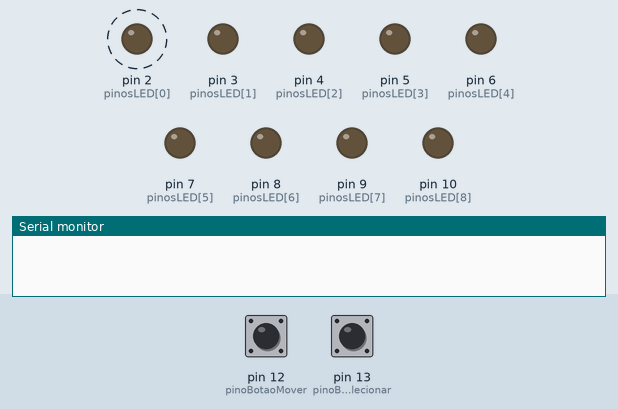
Recording of a sketch running on a simulated Arduino Uno, built with avr-gcc and run on an emulated ATmega328P. Shown: output pins drawn as LEDs (lit = HIGH), the last lines printed to the serial monitor. Dashed ring = blinking. The test bench sets the inputs (shaded band); at power-on: pin 12 (pinoBotaoMover) HIGH, pin 13 (pinoBotaoSelecionar) HIGH.

Above: at 0.75 s.
1.3 s: pin 12 (pinoBotaoMover) pulled LOW for 0.15 s
At 1.65 s:
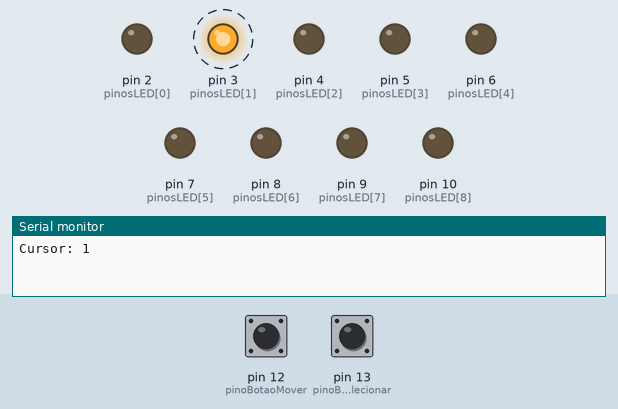
4.4 s: pin 13 (pinoBotaoSelecionar) pulled LOW for 0.15 s
At 4.65 s:
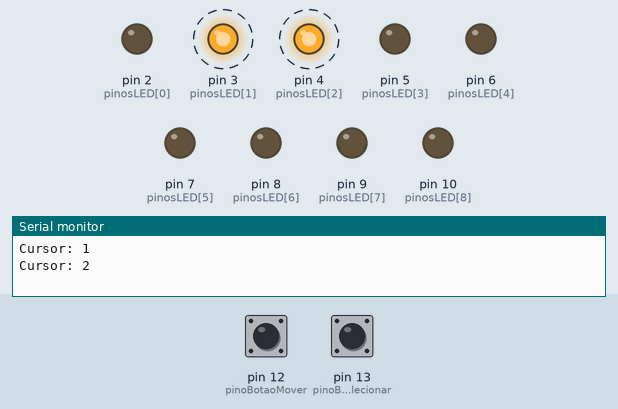
7.5 s: pin 12 (pinoBotaoMover) pulled LOW for 1 s
At 7.7 s:
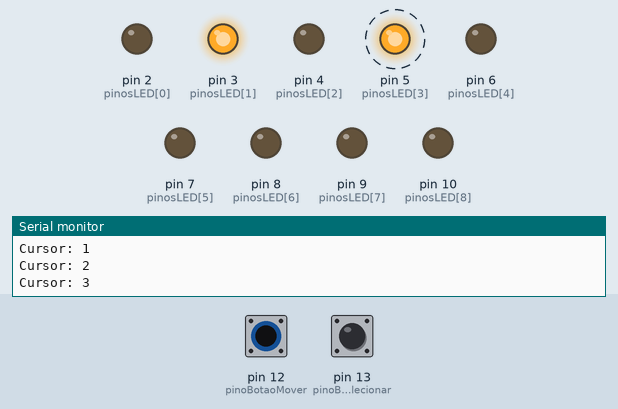
10.8 s: pin 13 (pinoBotaoSelecionar) pulled LOW for 1 s
At 13.2 s:
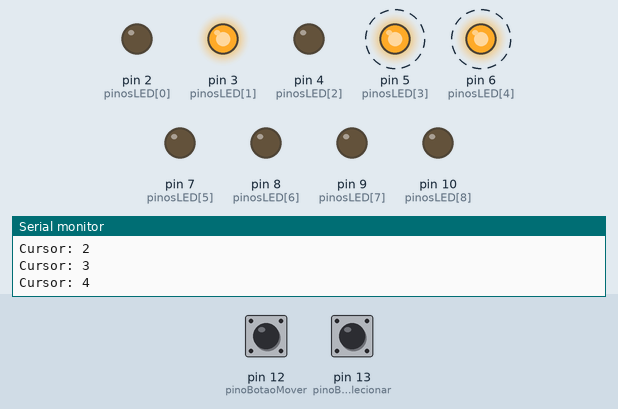
13.8 s: pin 12 (pinoBotaoMover) pulled LOW for 0.15 s
At 15.61 s:
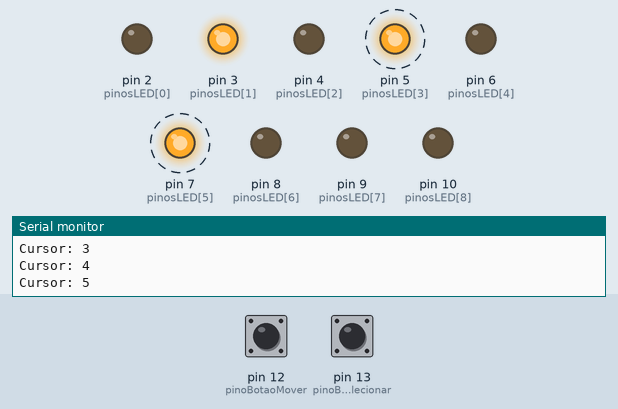
16.8 s: pin 13 (pinoBotaoSelecionar) pulled LOW for 0.15 s
At 20.4 s:
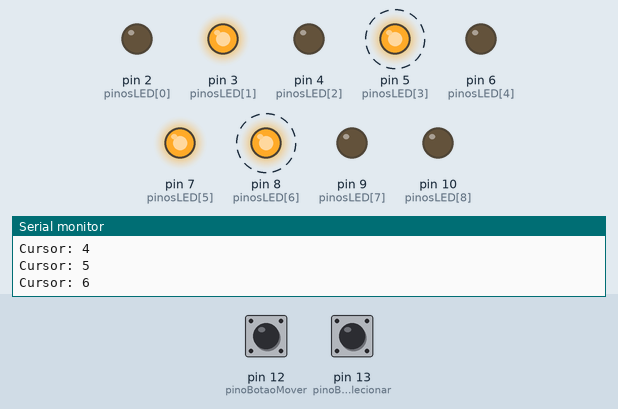
Timing chart, 0 to 20.8 s (numbered marks = the images above; inputs shaded):
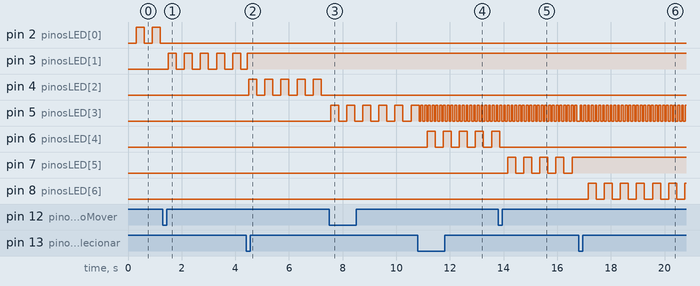

The sketch:

src.ino
```cpp
// --- DEFINIÇÕES DE HARDWARE ---
const int pinosLED[] = {2,3,4,5,6,7,8,9,10};
const int pinoBotaoMover = 12;
const int pinoBotaoSelecionar = 13;

// --- VARIÁVEIS DO JOGO ---
int tabuleiro[3][3] = {{0,0,0},{0,0,0},{0,0,0}};
int tabuleiroTemp[3][3] = {{0,0,0},{0,0,0},{0,0,0}};
int jogadorAtual = 1;
int cursor = 0;
int pontuacaoVitoria[] = {0, 0, 0, 0, 0, 0, 0, 0};
int jogoAtivo = 1;

// --- ESTADOS DOS BOTÕES ---
int ultimoEstadoBotaoMover = HIGH;
int ultimoEstadoBotaoSelect = HIGH;

// --- TEMPORIZADORES ---
unsigned long millisAtual;
unsigned long millisAnteriorCursor = 0;
const long intervaloCursor = 300;
int estadoCursor = LOW;
unsigned long millisAnteriorRapido = 0;
const long intervaloRapido = 70;
int estadoRapido = LOW;

void setup() {
  // --- MISSÃO 1: COMUNICAÇÃO ---
  // Precisamos de iniciar a porta Série. O valor padrão é 9600.
  Serial.begin(9600);

  // --- MISSÃO 2: CONFIGURAÇÃO ---
  // Os LEDs são OUTPUT (Saída de luz) ou INPUT (Entrada de dados)?
  for (int i = 0; i < 9; i++) {
    pinMode(pinosLED[i], OUTPUT);
  }

  pinMode(pinoBotaoMover, INPUT_PULLUP);
  pinMode(pinoBotaoSelecionar, INPUT_PULLUP);
}

void loop() {
  millisAtual = millis();

  // Temporizadores visuais
  if (millisAtual - millisAnteriorCursor >= intervaloCursor) {
    millisAnteriorCursor = millisAtual;
    estadoCursor = !estadoCursor;
  }
  if (millisAtual - millisAnteriorRapido >= intervaloRapido) {
    millisAnteriorRapido = millisAtual;
    estadoRapido = !estadoRapido;
  }

  lerBotoes();

  // Se o jogo estiver ativo (1), desenhamos o tabuleiro.
  // Se não estiver (0), mostramos a vitória.
  if (jogoAtivo == 1) {
    desenharTabuleiro();
  } else {
    exibirVitoria();
  }
}

void lerBotoes() {
  // --- MISSÃO 3: LER SENSORES ---
  // Qual é a função para LER um pino digital? (Dica: começa com digital...)
  int leituraMover = digitalRead(pinoBotaoMover);

  // O botão ativa quando vai para LOW (0 Volts)
  if (leituraMover == LOW && ultimoEstadoBotaoMover == HIGH) {
     moverCursor();
     delay(50);
  }
  ultimoEstadoBotaoMover = leituraMover;

  int leituraSelect = digitalRead(pinoBotaoSelecionar);
  if (leituraSelect == LOW && ultimoEstadoBotaoSelect == HIGH) {
      if (tabuleiro[cursor/3][cursor%3] == 0 && jogoAtivo == 1) {
        confirmarJogada();
        delay(50);
      }
  }
  ultimoEstadoBotaoSelect = leituraSelect;
}

void moverCursor() {
  int posicaoInicial = cursor;
  do {
    // --- MISSÃO 4: MATEMÁTICA ---
    // Queremos que o cursor ande para a frente (+1).
    // Como escrevemos isso em código?
    cursor++;

    // --- MISSÃO 5: LIMITES ---
    // O tabuleiro vai de 0 a 8. Se o cursor for maior (>) que 8,
    // ele deve voltar para o início. Qual é o número do início?
    if (cursor > 8) cursor = 0;

    if (cursor == posicaoInicial) break;
  } while (tabuleiro[cursor/3][cursor%3] != 0);

  Serial.print("Cursor: ");
  Serial.println(cursor);
}

void confirmarJogada() {
  tabuleiro[cursor/3][cursor%3] = jogadorAtual;

  verificarVitoria();

  if (jogoAtivo == 1) {
    // Troca de jogador: Se for 1 passa a 2, senão passa a 1.
    jogadorAtual = (jogadorAtual == 1) ? 2 : 1;
    moverCursor();
  }
}

void desenharTabuleiro() {
  for (int i = 0; i < 3; i++) {
    for (int j = 0; j < 3; j++) {
      int indicePino = i * 3 + j;
      int valorCasa = tabuleiro[i][j];

      // --- MISSÃO 6: CONTROLAR LUZES ---
      // Qual é a função para ESCREVER (ligar/desligar) um pino digital?
      if (jogoAtivo == 1 && indicePino == cursor) {
         digitalWrite(pinosLED[indicePino], estadoCursor);
      }
      else if (valorCasa == 1) {
        digitalWrite(pinosLED[indicePino], HIGH);
      }
      else if (valorCasa == 2) {
        digitalWrite(pinosLED[indicePino], estadoRapido);
      }
      else {
        digitalWrite(pinosLED[indicePino], LOW);
      }
    }
  }
}

void verificarVitoria() {
  // Converte 0s em 9s para a matemática funcionar
  for (int i = 0; i < 3; i++) {
    for (int j = 0; j < 3; j++) {
      if(tabuleiro[i][j] == 0) tabuleiroTemp[i][j] = 9;
      else tabuleiroTemp[i][j] = tabuleiro[i][j];
    }
  }

   // Calcular Linhas e Colunas
   for (int i = 0; i < 3; i++) {
      int somaLinha = 0;
      int somaColuna = 0;
      for (int j = 0; j < 3; j++) {
         somaLinha += tabuleiroTemp[i][j];
         somaColuna += tabuleiroTemp[j][i];
      }
      pontuacaoVitoria[i] = somaLinha;
      pontuacaoVitoria[3+i] = somaColuna;
   }

   // --- MISSÃO 7: LÓGICA DE JOGO ---
   // Diagonal Principal: Do canto superior esquerdo [0][0]
   // até ao canto inferior direito [2][2].
   // Falta a casa do meio! Qual é a coordenada do meio?

   pontuacaoVitoria[6] = tabuleiroTemp[0][0] + tabuleiroTemp[1][1] + tabuleiroTemp[2][2];

   // Diagonal Secundária:
   pontuacaoVitoria[7] = tabuleiroTemp[0][2] + tabuleiroTemp[1][1] + tabuleiroTemp[2][0];


  // Verificar se alguém ganhou
  for(int p = 0; p < 8; p++) {
    if (pontuacaoVitoria[p] == 3) { // Vitória Player 1
      jogoAtivo = 0;
      int novo_tabuleiro[3][3] = {{1,0,1},{0,1,0},{1,0,1}};
      memcpy(tabuleiro, novo_tabuleiro, sizeof(novo_tabuleiro));
      return;
    }
    if (pontuacaoVitoria[p] == 6) { // Vitória Player 2
      jogoAtivo = 0;
      int novo_tabuleiro[3][3] = {{1,1,1},{1,0,1},{1,1,1}};
      memcpy(tabuleiro, novo_tabuleiro, sizeof(novo_tabuleiro));
      return;
    }
  }
}

void exibirVitoria() {
  if ((millisAtual / 500) % 2 == 0) {
     for (int i = 0; i < 9; i++) {
        if(tabuleiro[i/3][i%3] == 1) digitalWrite(pinosLED[i], HIGH);
        else digitalWrite(pinosLED[i], LOW);
     }
  } else {
     for (int i = 0; i < 9; i++) digitalWrite(pinosLED[i], LOW);
  }
}
```

Measured:
- after the input at 1.3 s, pin 2 (pinosLED[0]): stops changing and stays LOW; pin 3 (pinosLED[1]): alternates HIGH for 0.30 s and LOW for 0.30 s, starting after 0.20 s
- after the input at 4.4 s, pin 4 (pinosLED[2]): alternates HIGH for 0.30 s and LOW for 0.30 s, starting after 0.10 s
- after the input at 7.5 s, pin 4 (pinosLED[2]): stops changing and stays LOW; pin 5 (pinosLED[3]): alternates HIGH for 0.30 s and LOW for 0.30 s, starting after 0.05 s
- after the input at 10.8 s, pin 5 (pinosLED[3]): alternates HIGH for 0.07 s and LOW for 0.07 s, starting after 0.12 s; pin 6 (pinosLED[4]): alternates HIGH for 0.30 s and LOW for 0.30 s, starting after 0.35 s
- after the input at 13.8 s, pin 6 (pinosLED[4]): goes on until 13.9 s, then stays LOW; pin 7 (pinosLED[5]): alternates HIGH for 0.30 s and LOW for 0.30 s, starting after 0.35 s
- after the input at 16.8 s, pin 7 (pinosLED[5]): stops changing and stays HIGH; pin 8 (pinosLED[6]): alternates HIGH for 0.30 s and LOW for 0.30 s, starting after 0.35 s
- by itself, pin 2 (pinosLED[0]): alternates HIGH for 0.30 s and LOW for 0.30 s
